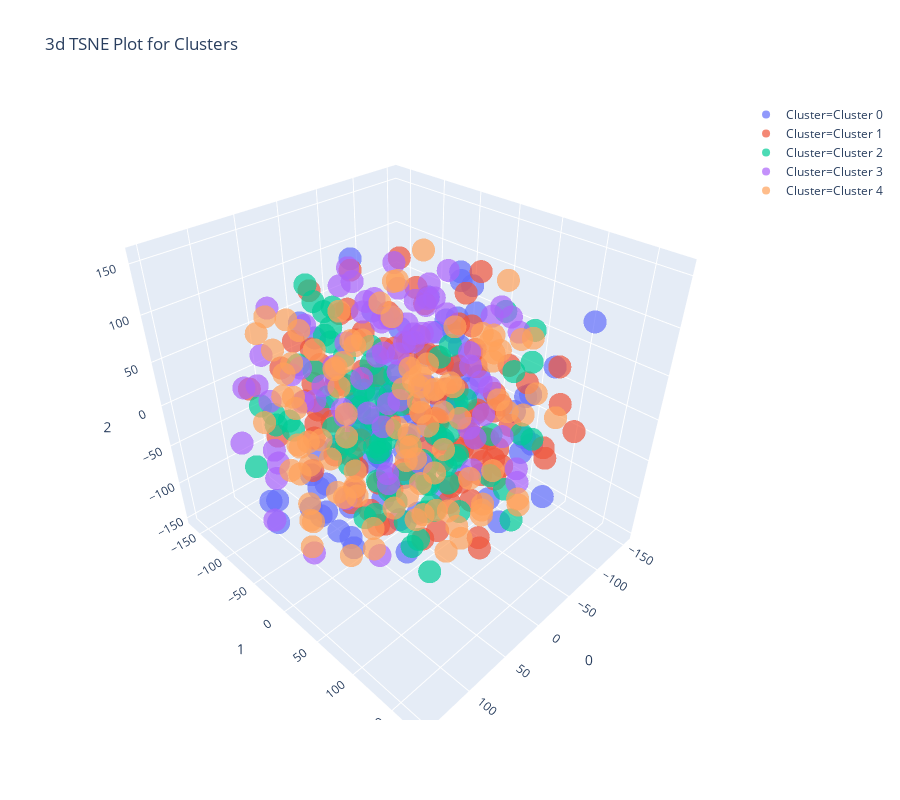

The notebook cell this image was saved under:
### Code cell
plot_model(kmeans, plot="tsne")
